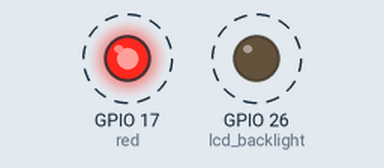
Recording of a program running on a simulated Raspberry Pi (BCM pin numbers). On the bench: output pins drawn as LEDs (lit = HIGH). Dashed ring = blinking.

Above: at 0.5 s.
Timing chart, 0 to 3.0 s (numbered marks = the images above):
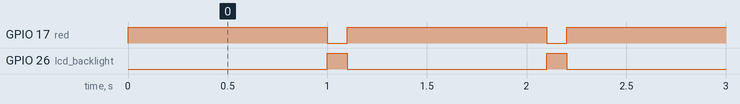

The program:

20241201-010-LED1.py
```python
#!/usr/bin/env python3
from gpiozero import LED
from time import sleep

red=LED(17)
lcd_backlight=LED(26)

while True:
    red.on()
    lcd_backlight.off()
    sleep(1)
    red.off()
    lcd_backlight.on()
    sleep(0.1)
```

Measured:
- by itself, GPIO 17 (red): alternates HIGH for 1.0 s and LOW for 0.10 s
- by itself, GPIO 26 (lcd_backlight): alternates HIGH for 0.10 s and LOW for 1.0 s
